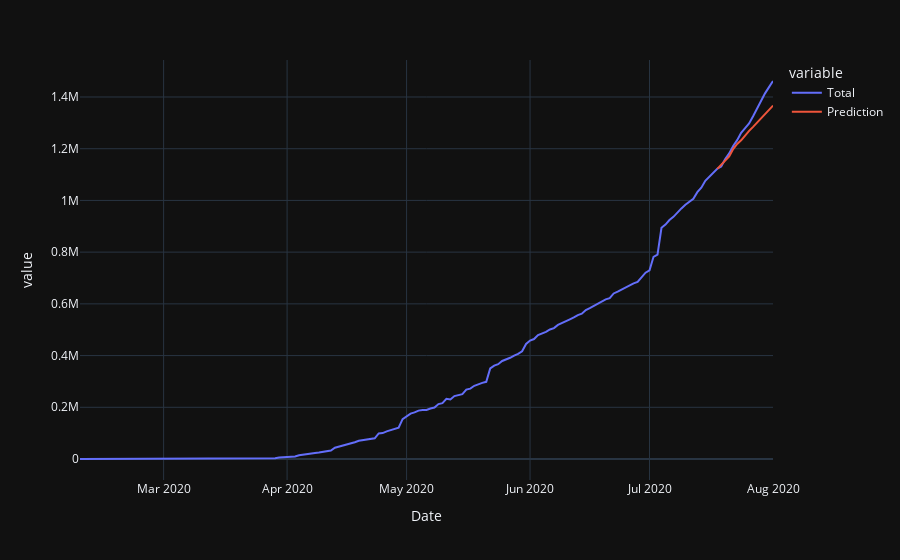

Source (notebook cell):
### Code cell
# prepare Fourier terms
fig,pred=Predict()
fig

### Figure 1 — Plotly figure (JSON) as saved in the notebook; plotly's stock layout.template omitted (floating-point values rounded to 4 significant figures; data arrays with more than 128 entries replaced by an {"elided": "..."} marker saying what was removed)
{"data": [{"hovertemplate": "variable=Total<br>Date=%{x}<br>value=%{y}<extra></extra>", "legendgroup": "Total", "line": {"color": "#636efa", "dash": "solid"}, "mode": "lines", "name": "Total", "orientation": "v", "showlegend": true, "type": "scatter", "x": {"elided": "175 str values"}, "xaxis": "x", "y": {"elided": "175 int values"}, "yaxis": "y"}, {"hovertemplate": "variable=Prediction<br>Date=%{x}<br>value=%{y}<extra></extra>", "legendgroup": "Prediction", "line": {"color": "#EF553B", "dash": "solid"}, "mode": "lines", "name": "Prediction", "orientation": "v", "showlegend": true, "type": "scatter", "x": {"elided": "175 str values"}, "xaxis": "x", "y": {"elided": "175 float values"}, "yaxis": "y"}], "layout": {"autosize": true, "legend": {"title": {"text": "variable"}, "tracegroupgap": 0}, "margin": {"t": 60}, "xaxis": {"anchor": "y", "autorange": true, "domain": [0, 1], "range": ["2020-02-09", "2020-08-01"], "title": {"text": "Date"}, "type": "date"}, "yaxis": {"anchor": "x", "autorange": true, "domain": [0, 1], "range": [-81210.0, 1543000.0], "title": {"text": "value"}, "type": "linear"}}}
